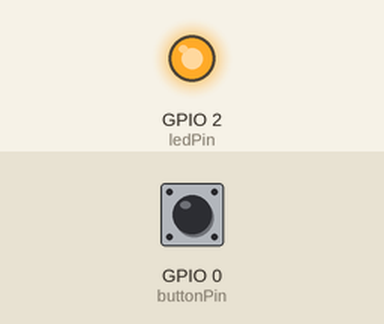
Recording of a sketch running on a simulated ESP8266 (NodeMCU). Shown: output pins drawn as LEDs (lit = HIGH). Dashed ring = blinking. Inputs (shaded band) come from the test bench; at power-on: GPIO 0 (buttonPin) HIGH. WiFi joins after 1.5 s; servers stay silent unless stated; no MQTT or app messages arrive unless stated; what the sketch prints to the serial monitor is not drawn.

Above: at 2.7 s.
2.8 s: GPIO 0 (buttonPin) pulled LOW for 1 s
At 3.3 s:
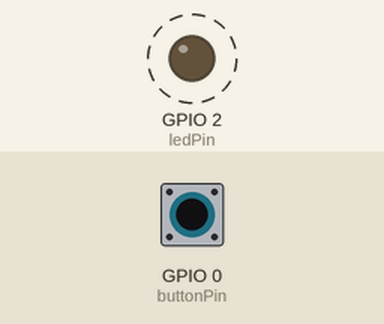
5.5 s: GPIO 0 (buttonPin) pulled LOW for 3.2 s
At 9.7 s:
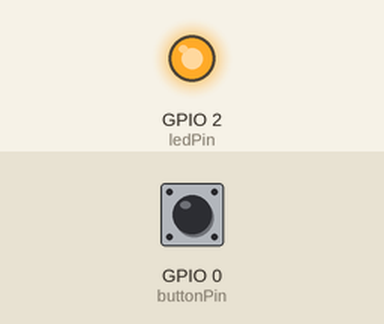
Timing chart, 0 to 11.2 s (numbered marks = the images above; inputs shaded):
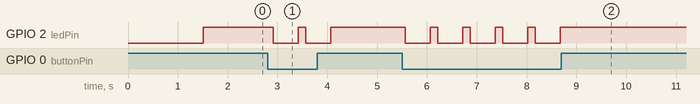

The sketch:

remote_button.ino
```cpp
#include <ESP8266WiFi.h>
#include <PubSubClient.h>

const char* ssid = "the ssid";
const char* password = "the password";

const int buttonPin = 0;
const int ledPin = 2;

IPAddress mqtt_server(192, 168, 31, 133);

WiFiClient espClient;
PubSubClient client(espClient);

void setup()
{
    Serial.begin(115200);
    setup_wifi();
    client.setServer(mqtt_server, 1883);

    pinMode(buttonPin, INPUT);
    pinMode(ledPin, OUTPUT);
    digitalWrite(ledPin, HIGH);
}

void setup_wifi() {
    delay(10);
    // We start by connecting to a WiFi network
    Serial.println();
    Serial.print("Connecting to ");
    Serial.println(ssid);
    //WiFi.mode(WIFI_STA);
    WiFi.begin(ssid, password);

    while (WiFi.status() != WL_CONNECTED) {
        delay(500);
        Serial.print(".");
    }

    Serial.println("");
    Serial.println("WiFi connected");
    Serial.println("IP address: ");
    Serial.println(WiFi.localIP());
}

void callback(char* topic, byte* payload, unsigned int length) {
    Serial.print("Message arrived [");
    Serial.print(topic);
    Serial.print("] ");
    for (int i=0;i<length;i++) {
        Serial.print((char)payload[i]);
    }
    Serial.println();
}

void ERR_blink () {
    digitalWrite(ledPin, LOW);
    delay(100);
    digitalWrite(ledPin, HIGH);
    delay(100);
    digitalWrite(ledPin, LOW);
    delay(100);
    digitalWrite(ledPin, HIGH);
    delay(100);
    digitalWrite(ledPin, LOW);
    delay(100);
    digitalWrite(ledPin, HIGH);
}

void SUCC_blink () {
    digitalWrite(ledPin, LOW);
    delay(500);
    digitalWrite(ledPin, HIGH);
}

void loop()
{
    if (client.connect("espbutton001")) {
        if (digitalRead(0)==LOW) {
            client.publish("test", "the button is pressed");
            client.subscribe("esp");
            SUCC_blink();
        } else {
            //An action when the button is not pressed
        }
    } else {
        Serial.println("Not connected");
        ERR_blink();
    }

    delay(100);
    client.loop();
}
```

Measured:
- after the input at 2.8 s, GPIO 2 (ledPin): alternates HIGH for 0.15 s and LOW for 0.50 s, 4 changes in all, then stays HIGH, starting after 0.12 s
- after the input at 5.5 s, GPIO 2 (ledPin): alternates HIGH for 0.15 s and LOW for 0.50 s, 10 changes in all, then stays HIGH, starting after 0.07 s
